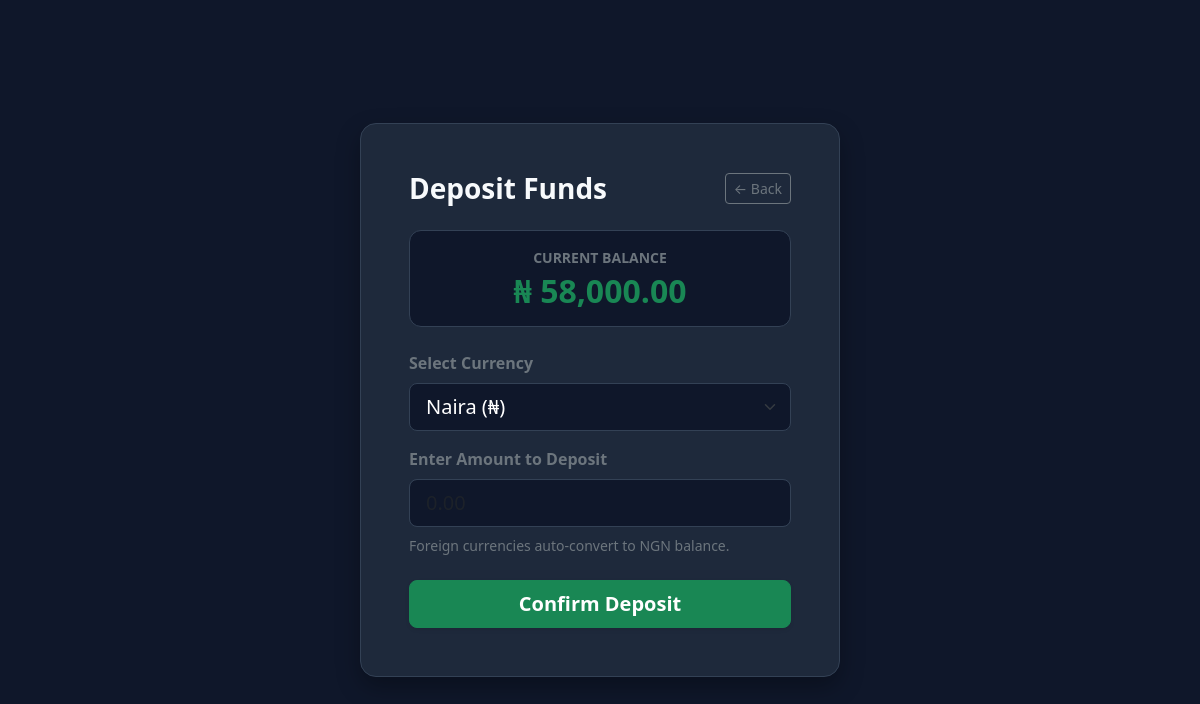
/deposit (signed in), run on an earlier commit of the app's database.
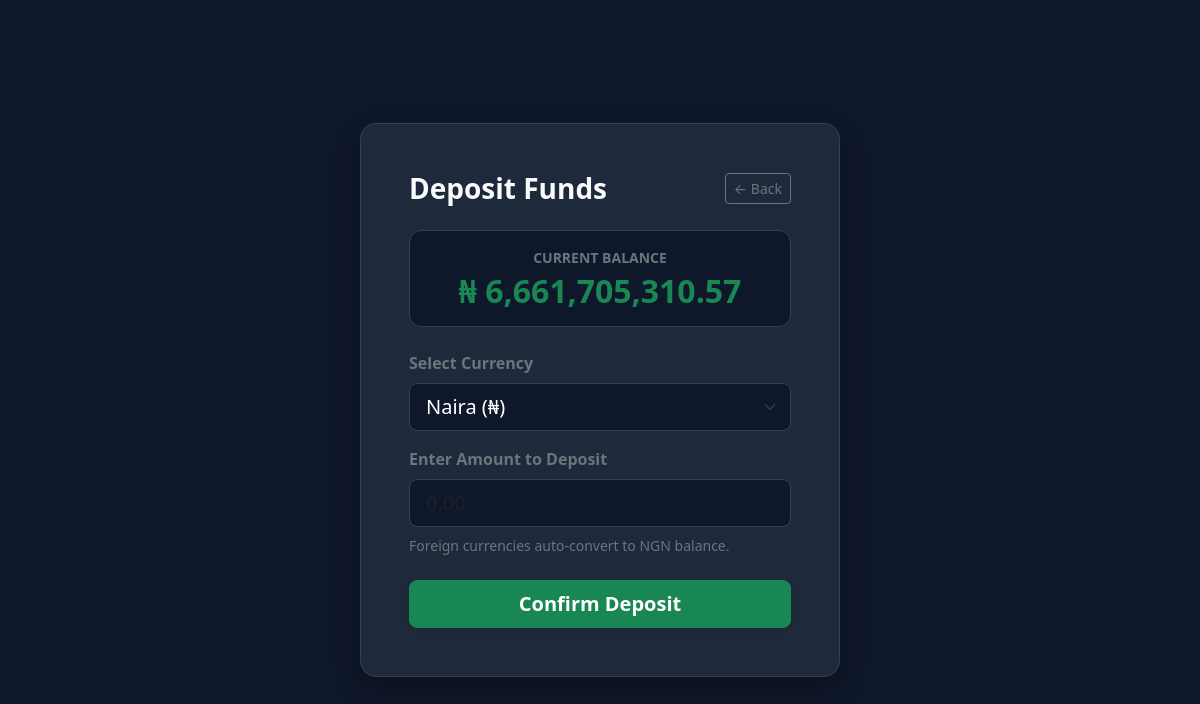
And on a later commit of the database.
### tables this page shows
CREATE TABLE Users(
        UserID INTEGER PRIMARY KEY,
        Username TEXT,
        Password TEXT
    , Balance REAL DEFAULT 20000, Dollar_Balance INTEGER);

### GUI/app.py (the view, shortened to what this page needs)
@app.route('/deposit', methods = ['GET', 'POST'])
def deposit():
    conn = sql.connect('database.db')
    cur = conn.cursor()
    if 'username' not in session:
        return redirect(url_for('login'))
    username = session.get('username')
    conn = sql.connect('database.db')
    cur = conn.cursor()
    cur.execute("""
            SELECT Balance
            FROM Users
            WHERE Username = ?
            """, (username, ))
    row = cur.fetchone()
    user_balance = row[0]
    conn.close()
    return  render_template('deposit.html', balance = user_balance)

### GUI/app.py (called while the page is built)
@app.context_processor
def inject_exchange_rates():
    return {
        'USD_RATE': round(USD_RATE, 2),
        'CNY_RATE': round(CNY_RATE, 2),
        'CND_RATE': round(CND_RATE, 2)
    }

### GUI/templates/deposit.html (shortened to what this page needs)
<!DOCTYPE html>
<html lang="en">
<head>
    <link rel="stylesheet" href="{{ url_for('static', filename='bootstrap-5.3.8-dist/css/bootstrap.min.css') }}" />
</head>
<body>
    <div class="container p-3">
        <div class="deposit-card p-4 p-md-5 mx-auto">
            <div class="d-flex justify-content-between align-items-center mb-4">
                <h3 class="fw-bold mb-0">Deposit Funds</h3>
                <a href="{{ url_for('dashboard') }}" class="btn btn-outline-secondary btn-sm">← Back</a>
            </div>
            <div class="balance-badge p-3 mb-4 text-center">
                <span class="text-secondary small text-uppercase fw-bold d-block mb-1">Current Balance</span>
                <h2 class="text-success fw-bold mb-0 text-break">₦ {{ "{:,.2f}".format(balance) }}</h2>
            </div>
            <form action="{{ url_for('deposit') }}" method="POST">
                <div class="mb-3">
                    <label for="currency" class="form-label text-secondary fw-semibold">Select Currency</label>
                    <select name="currency" id="currency" class="form-select form-select-lg" required>
                        <option value="NGN" selected>Naira (₦)</option>
                    </select>
                </div>
                <div class="mb-4">
                    <label for="amount" class="form-label text-secondary fw-semibold">Enter Amount to Deposit</label>
                    <div class="input-group">
                        <input
                            type="number"
                            step="0.01"
                            min="1"
                            class="form-control form-control-lg"
                            id="amount"
                            name="amount"
                            placeholder="0.00"
                            required
                            autofocus
                        >
                    </div>
                    <div class="form-text text-secondary mt-2">Foreign currencies auto-convert to NGN balance.</div>
                </div>
                <button type="submit" class="btn btn-success btn-lg w-100 fw-bold shadow-sm">
                    Confirm Deposit
                </button>
            </form>
        </div>
    </div>
</body>
</html>

What changed in the data, as far as the page shows it:
changed Users: Balance "58,000.00" → "6,661,705,310.57"
